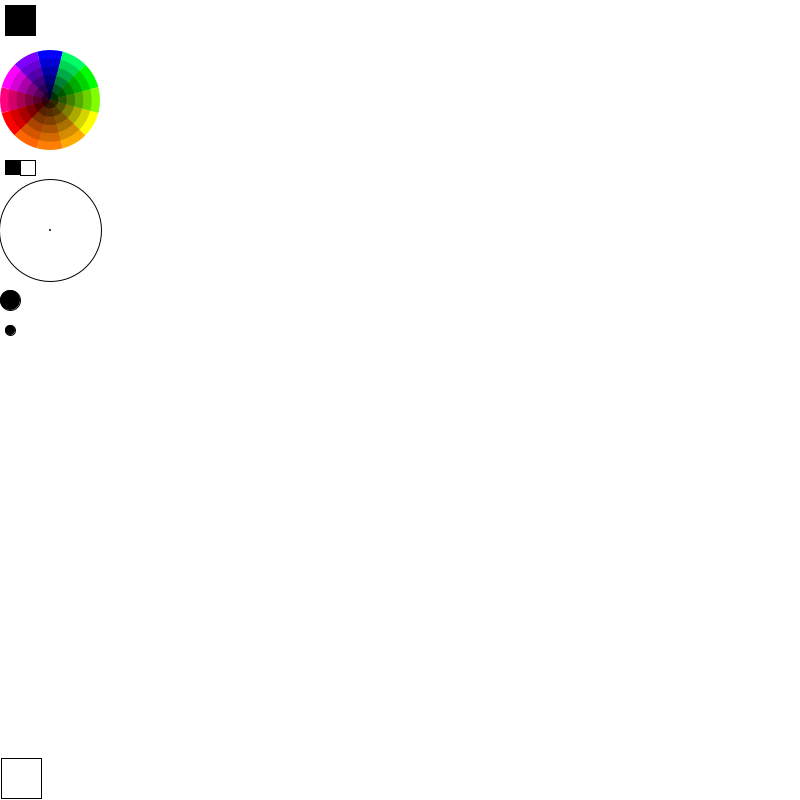
Frame 1 (no input)
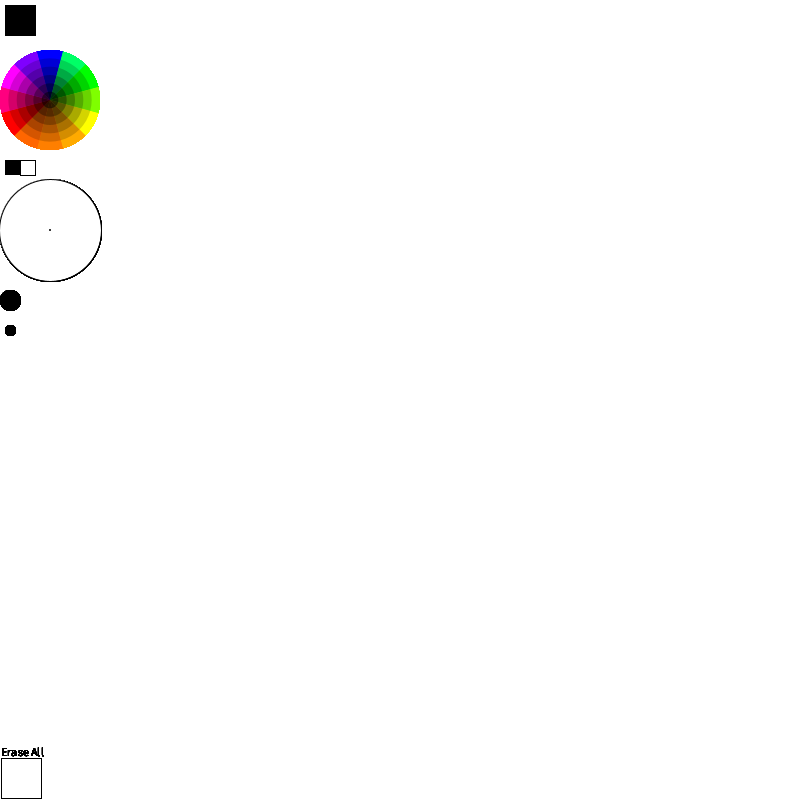
Frame 60 (the mouse pressed at the canvas centre just before this capture)
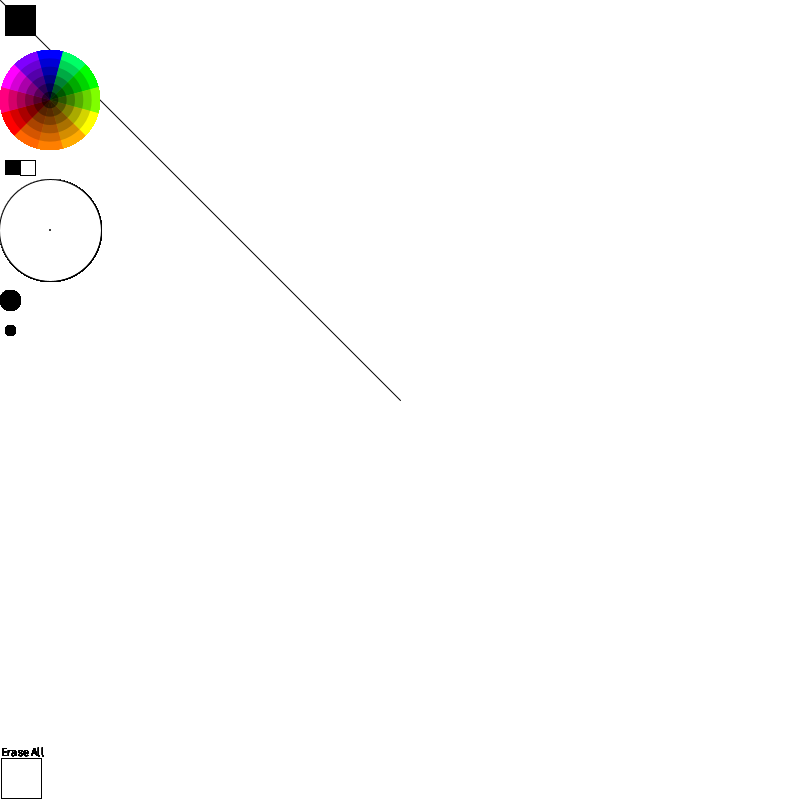
Frame 120 (the mouse held since frame 60 and released just before this capture)

The Processing sketch that drew these frames (run headless with seeded random() and noise(); from frame 60 on, the mouse is pressed at the canvas centre):

// Processing sketch: processing_43036
// ── processing_43036.pde

/*
 Modified version of Subtractive Color Wheel by Ira Greenberg
 by Geoff Ellis. 
 integrated as a functional part of a drawing program by Thomas Wynne
 
 Color Wheel selects colors
 black/white squares select black/white
 Top left box is current color
 the circle on the left side indicates stroke size
 
 Large circle increases stroke size
 small circle decreases stroke size
 erase box erases all
 */



int oldMouseX, oldMouseY;
int SHADE = 0;
int TINT = 1;
int segs = 12;  //no. segments around the wheel
int steps = 6;  //no. colour wheel rings
int backgroundWhite = 255;
String RGBString = "";
PFont fontA;
int v1 = 0;
int v2 = 0;
int v3 = 0;

void setup() {
  size(800, 800);
  smooth();
  background(255);
  ellipseMode(RADIUS);
  oldMouseX=0;
  oldMouseY=0;
}
int penWeight = 1;
void draw() {
  text("Erase All", 1, 756);
  strokeWeight(penWeight);
  stroke(0);
  strokeWeight(1);
  fill (v1, v2, v3);
  rect(5, 5, 30, 30);

  stroke (v1, v2, v3);
  //calling Color Wheel and black/white squares
  createWheel(50, 100);
  drawBlackWhiteSquares();
  if (mousePressed && dist (50, 100, mouseX, mouseY) < 50 || mousePressed && mouseX > 5 && mouseX < 35 && mouseY  > 160 && mouseY < 175) {
    int c = get(mouseX, mouseY);
    int red = int(red(c));
    v1 = red;
    int green = int(green(c));
    v2 = green;
    int blue = int(blue(c));
    v3 = blue;
    if (!(red == backgroundWhite && green == backgroundWhite && blue == backgroundWhite)) {  //not if on the grey background colour
      fill(255);  //white
      RGBString = str(red) + ',' + str(green) + ',' + str(blue);
      //textAlign(CENTER);
      stroke(0);             //white outline
      fill(red, green, blue);  //show sample colour
      rect(5, 5, 30, 30);
      // fill(0);                //show RGB values next to sample  
      // textAlign(LEFT);
      // text(RGBString, 40, 15);
    }
    else {
      fill (v1, v2, v3); 
      rect(5, 5, 30, 30);
    }
  }

  if (mousePressed) {
    strokeWeight(penWeight);

    if (oldMouseX != mouseX || oldMouseY != mouseY) {
      stroke (v1, v2, v3);
      line(mouseX, mouseY, oldMouseX, oldMouseY);
    }
  }
  oldMouseX= mouseX;
  oldMouseY= mouseY;


  //clear screen
  fill(255);
  stroke(0);
  strokeWeight(1);
  rect(1, 758, 40, 40);
  if (mousePressed && mouseX > 1 && mouseX <41 && mouseY >758 && mouseY < 798) {
    background(255);
    stroke(0);
  }
  strokeWeight(1); 

  //Stroke button +
  stroke(0);
  fill(0);
  ellipse(10, 300, 10, 10);
  if (mousePressed && dist(10, 300, mouseX, mouseY)<10 && penWeight<100) {
    penWeight++;
  }

  //Stroke button -
  stroke(0);
  fill(0);
  ellipse(10, 330, 5, 5);
  if (mousePressed && dist(10, 330, mouseX, mouseY)<5 && penWeight >0) {
    penWeight--;
  }
  //Stroke Size indicator
  fill(255);
  stroke(1);
  ellipse(50, 230, 51, 51);
  stroke(0);
  fill(0);
  noStroke();
  ellipse(50, 230, 1, 1);
  ellipse(50, 230, penWeight/2, penWeight/2);
}
//creates wheel
void createWheel(int x, int y) {
  float rotAdjust, segWidth, interval, nsteps, nsegs;
  float radius = 50.0;
  noStroke();
  nsteps = steps;
  nsegs = segs;
  rotAdjust = radians(360.0 / nsegs / 2.0);
  segWidth = radius / nsteps;
  interval = TWO_PI / nsegs;
  for (int j = 0; j < nsteps; j++) {
    color[] cols = {
      color(255-(255/nsteps)*j, 255-(255/nsteps)*j, 0), 
      color(255-(255/nsteps)*j, (255/1.5)-((255/1.5)/nsteps)*j, 0), 
      color(255-(255/nsteps)*j, (255/2)-((255/2)/nsteps)*j, 0), 
      color(255-(255/nsteps)*j, (255/2.5)-((255/2.5)/nsteps)*j, 0), 
      color(255-(255/nsteps)*j, 0, 0), 
      color(255-(255/nsteps)*j, 0, (255/2)-((255/2)/nsteps)*j), 
      color(255-(255/nsteps)*j, 0, 255-(255/nsteps)*j), 
      color((255/2)-((255/2)/nsteps)*j, 0, 255-(255/nsteps)*j), 
      color(0, 0, 255-(255/nsteps)*j), 
      color(0, 255-(255/nsteps)*j, (255/2.5)-((255/2.5)/nsteps)*j), 
      color(0, 255-(255/nsteps)*j, 0), 
      color((255/2)-((255/2)/nsteps)*j, 255-(255/nsteps)*j, 0)
    };
    for (int i = 0; i < nsegs; i++) {
      fill(cols[i]);
      arc(x, y, radius, radius, interval*i+rotAdjust, interval*(i+1)+rotAdjust);
    }
    radius -= segWidth;
  }
}

void   drawBlackWhiteSquares() {
  //draw black and white squares at the bottom left corner
  noStroke();
  fill(0);
  rect(5, 160, 15, 15);
  fill(255);
  strokeWeight(1);
  stroke(1);
  rect(20, 160, 15, 15);
}
